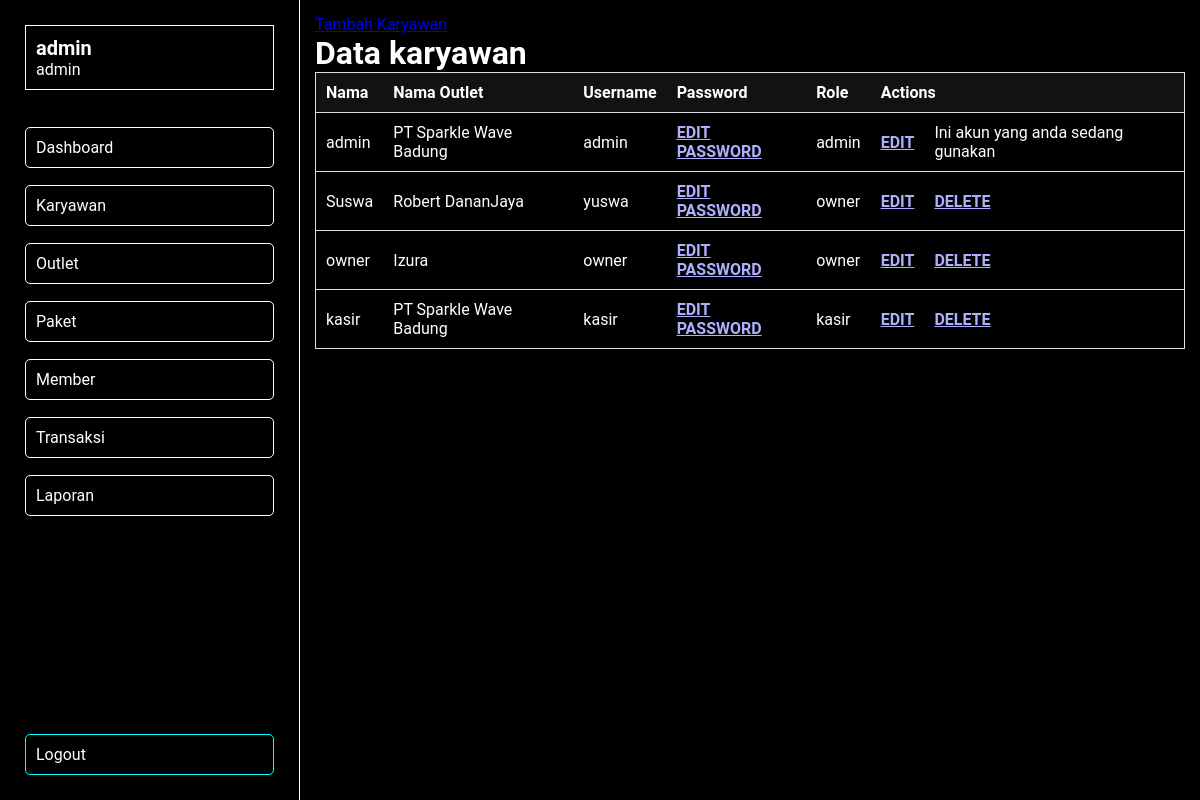
/views/admin_panel/panel.php?page=karyawan (signed in), run on the app's committed database.
### tables this page shows
CREATE TABLE `tb_user` (
  `id` int NOT NULL,
  `id_outlet` int NOT NULL,
  `nama` varchar(100) NOT NULL,
  `username` varchar(30) NOT NULL,
  `password` text NOT NULL,
  `role` enum('admin','kasir','owner') NOT NULL
);

CREATE TABLE `tb_outlet` (
  `id` int NOT NULL,
  `nama` varchar(100) NOT NULL,
  `alamat` text NOT NULL,
  `tlp` varchar(15) NOT NULL
);

### views/admin_panel/c/karyawan.php (the view, shortened to what this page needs)
<div class="box karyawan">
    <a href="../users/register.php">Tambah Karyawan</a>
    <h1 class="title">Data karyawan</h1>
    <table class="tabel-data">
        <tr>
            <th>Nama</th>
            <th>Nama Outlet</th>
            <th>Username</th>
            <th>Password</th>
            <th>Role</th>
            <th colspan="2">Actions</th>
        </tr>
        <?php
        $query = "SELECT tb_user.nama as nama_user, tb_user.*, tb_outlet.id as outlet_id, tb_outlet.nama as outlet_nama FROM tb_user LEFT JOIN tb_outlet ON tb_user.id_outlet = tb_outlet.id";
        $result = mysqli_query($koneksi, $query);
        while ($data = mysqli_fetch_assoc($result)) {
            echo "
            <tr>
            <td>$data[nama_user]</td>
            <td>$data[outlet_nama]</td>
            <td>$data[username]</td>
            <td><a href='?page=edit_password_karyawan&id=$data[id]'>EDIT PASSWORD</a></td>
            <td>$data[role]</td>
            <td><a href='?page=edit_karyawan&id=$data[id]'>EDIT</a></td>
            ";
            if ($data['nama_user'] == $_SESSION['username']) {
                echo "<td>Ini akun yang anda sedang gunakan</td>";
                continue;
            } else {
                $id = $data['id'];
                $hide_delete = mysqli_fetch_row(mysqli_query($koneksi, "SELECT COUNT(*) as total FROM tb_user INNER JOIN tb_transaksi ON tb_user.id=tb_transaksi.id_user WHERE tb_user.id='$id'"));
                if ($_SESSION['username'] != $data['username'] && $hide_delete[0] == '0') {
            ?>
                <td>
                    <a href="?page=delete_karyawan&id=<?= $data['id'] ?>" onclick="return confirm('Apakah ingin menghapus data ini?')">DELETE</a>
                </td>
            <?php
                  }
                }
            }
            ?>
    </table>
</div>

### views/admin_panel/panel.php (shortened to what this page needs)
<!DOCTYPE html>
<html lang="en">
<head>
    <link rel="stylesheet" href="css_panel/form.css">
    <link rel="stylesheet" href="css_panel/panel.css">
    <link rel="stylesheet" href="css_panel/sidebar.css">
    <link rel="stylesheet" href="css_panel/dashboard.css">
    <link rel="stylesheet" href="css_panel/detail_transaksi.css">
    <link rel="stylesheet" href="css_panel/table.css">
</head>
<body>
    <?php
        include_once 'sidebar.php';
    ?>
    <div class="container">
        <?php
            include_once 'panelContent.php';
        ?>
    </div>
</body>

### views/admin_panel/sidebar.php (shortened to what this page needs)
<div class="sidebar">
    <?php
    $role = $_SESSION['role'];
    $username = $_SESSION['username'];
    echo "
        <p class='profile-name'>$username <span>$role</span></p>
    ";
    if ($role === 'admin') {
        echo "
                <a href='?page=dashboard'>Dashboard</a>
                <a href='?page=karyawan'>Karyawan</a>
                <a href='?page=outlet'>Outlet</a>
                <a href='?page=paket'>Paket</a>
                <a href='?page=member'>Member</a>
                <a href='?page=transaksi'>Transaksi</a>
                <a href='?page=laporan'>Laporan</a>
            ";
    } elseif ($role === 'owner') {
        echo "
            <a href='?page=laporan'>Laporan</a>
            ";
    }
    ?>
    <a class="logout-btn" href="../commands/logout.php">Logout</a>
</div>

### views/admin_panel/panelContent.php (shortened to what this page needs)
<?php
    $section = @$_GET['page'];
    switch($section) {
        case 'karyawan': include_once 'c/karyawan.php'; break;
    }

### views/admin_panel/css_panel/form.css (style rules this page uses)
body { background-color: black; font-family: "Roboto", sans-serif; height: 100vh; overflow-x: hidden; color: white; }

### views/admin_panel/css_panel/panel.css (style rules this page uses)
* { margin: 0; padding: 0; box-sizing: border-box; }
body { background-color: black; min-height: 100vh; }
.container { padding: 15px; color: white; }
h1, h2, h3, h4, h5, h6, p, input, select, textarea, div, span { color: white; }
tr, td, th { color: white; }

### views/admin_panel/css_panel/sidebar.css (style rules this page uses)
body { padding-left: 300px; font-family: "Roboto", sans-serif; }
.sidebar { display: flex; flex-direction: column; position: fixed; top: 0; left: 0; width: 300px; height: 100vh; overflow: hidden; padding: 25px; border-right: 1px solid white; gap: 17px; background-color: black; }
.sidebar a { color: white; text-decoration: none; border: 1px solid white; padding: 10px; border-radius: 5px; }
.sidebar p.profile-name { margin-bottom: 20px; padding: 10px; display: grid; font-weight: 700; font-size: 20px; border: 1px solid white; }
.sidebar p.profile-name span { font-size: 16px; font-weight: 400; }
a.logout-btn { margin-top: auto; border-color: cyan; }

### views/admin_panel/css_panel/detail_transaksi.css (style rules this page uses)
body { min-height: auto; height: min-content !important; }

### views/admin_panel/css_panel/table.css (style rules this page uses)
table.tabel-data { border-collapse: collapse; width: 100%; margin-bottom: 20px; }
table.tabel-data th { background-color: #121212; color: white; font-weight: bold; padding: 10px; text-align: left; }
table.tabel-data td { border-bottom: 1px solid #ddd; padding: 10px; }
table.tabel-data td a { color: rgb(175, 175, 255); font-weight: bold; }
table.tabel-data tr { border-top: 1px solid #ddd; border-left: 1px solid #ddd; border-right: 1px solid #ddd; }

### data on the page
tb_user: nama "admin", id_outlet.nama "PT Sparkle Wave Badung", username "admin", role "admin", shows "Ini akun yang anda sedang gunakan"
tb_user: nama "Suswa", id_outlet.nama "Robert DananJaya", username "yuswa", role "owner"
tb_user: nama "owner", id_outlet.nama "Izura", username "owner", role "owner"
tb_user: nama "kasir", id_outlet.nama "PT Sparkle Wave Badung", username "kasir", role "kasir"

### other printed values
$username "admin"
$role "admin"
